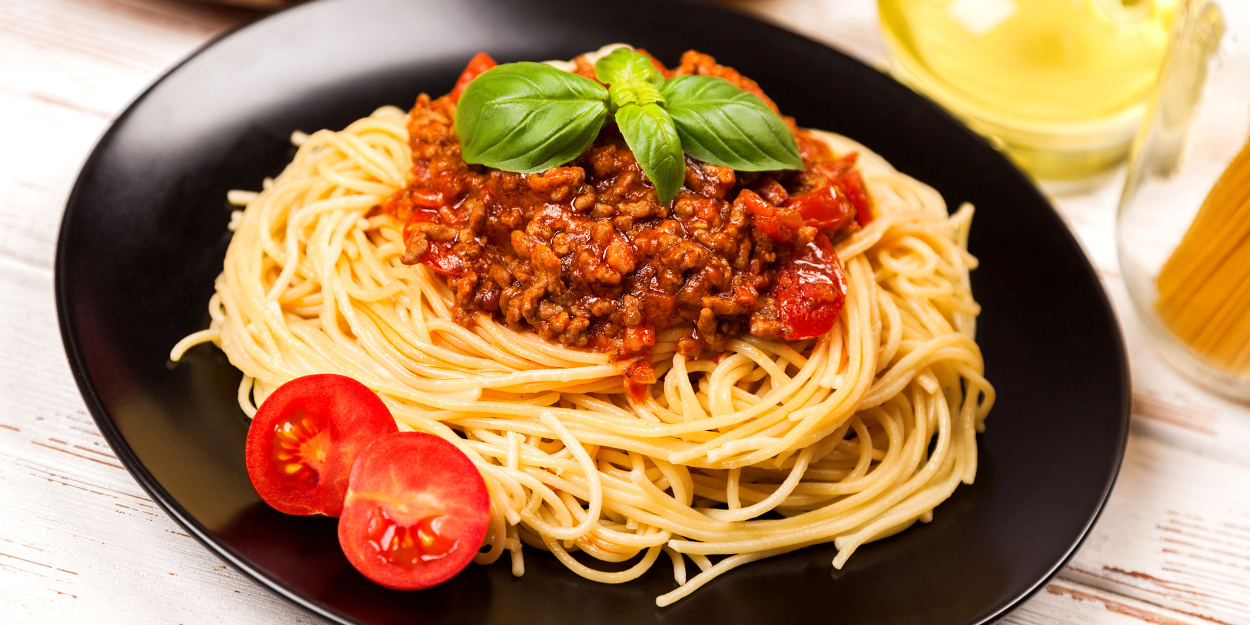
#> input picture 2_2025-2/2_mat-met-ras-obr/5-2_foto20260310.jpg, 2500 x 1250 px (shown at 1/2 size)
$ python 5-1_Trifonov_MMRO_PR5.py
#> lines starting #> are read from the running program, lines starting #| are printed output that depends on the picture
"""
Выполнил Дмитрий Трифонов
Студент 1 курса
группы 12-25РПм
Программная инженерия
"""

from PIL import Image, ImageDraw
import random

# Загрузка исходного изображения
img_path = "5-2_foto20260310.jpg"
img = Image.open(img_path)
#> img is the input picture: PIL image 2500x1250 RGB; mean R, G, B 172, 130.3, 88
width, height = img.size
#> width = 2500; height = 1250
print(f"Размер изображения: {width}x{height}")
#| Размер изображения: 2500x1250
print()

# Задание 1. Закраска части и всего изображения
print("=== Задание 1 ===")

# 1. Закраска области красным (0,0,100,100)
img1 = img.copy()
img1.paste((255, 0, 0), (0, 0, 100, 100))
print("1. Область закрашена красным")

img1.show()

# 2. Заливка всего зеленым
img2 = img.copy()
img2.paste((0, 128, 0), img2.getbbox())
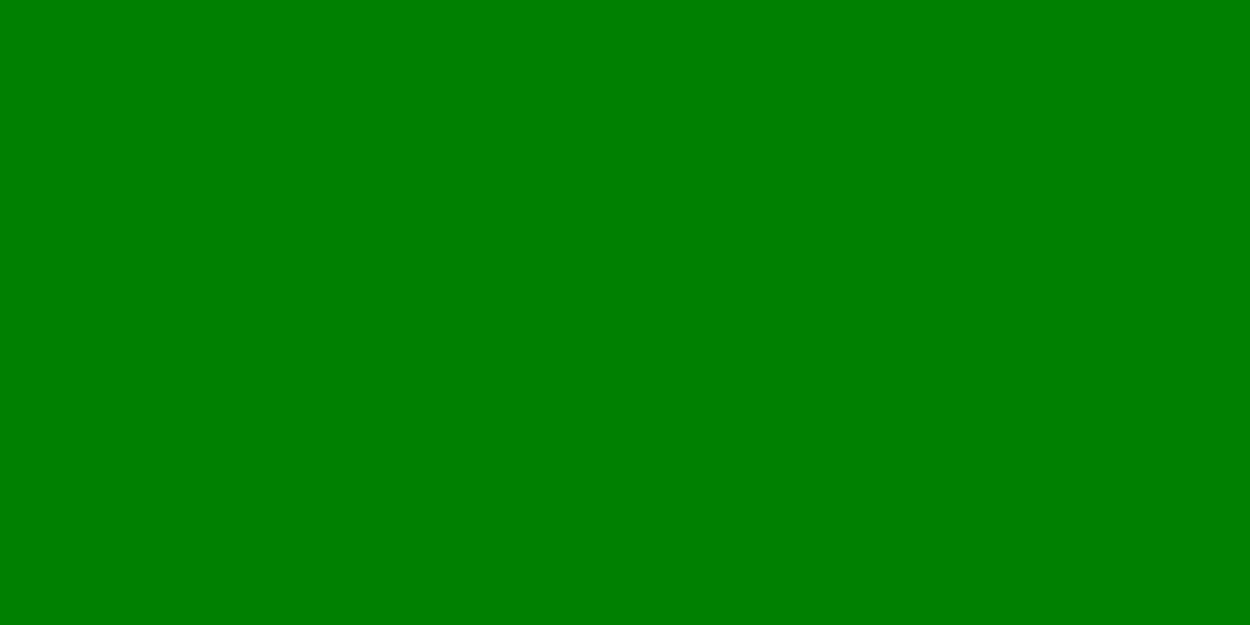
#> img2: PIL image 2500x1250 RGB (shown at 1/2 size); mean R, G, B 0, 128, 0
print("2. Все изображение залито зеленым")

img2.show()
print()

# Задание 2. Комбинированные манипуляции
print("=== Задание 2 ===")

# 1. Уменьшенная копия с красной рамкой, вставка в исходное
small_size = (width // 3, height // 3)
#> small_size = (833, 416)
img_small = img.resize(small_size)
frame_w = 8
frame_img = Image.new('RGB', (small_size[0] + 2 * frame_w, small_size[1] + 2 * frame_w), (255, 0, 0))
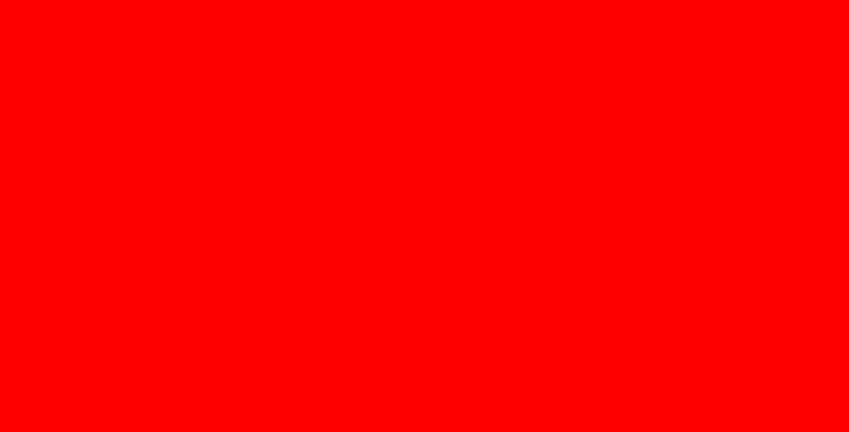
#> frame_img: PIL image 849x432 RGB; mean R, G, B 255, 0, 0
frame_img.paste(img_small, (frame_w, frame_w))
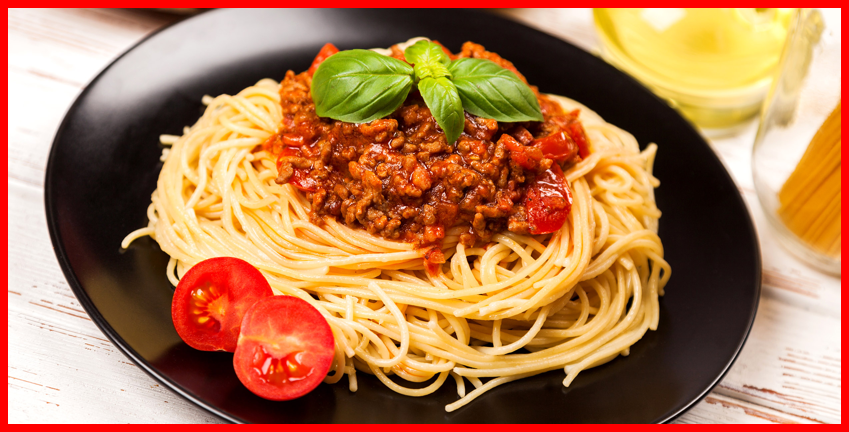
#> frame_img: PIL image 849x432 RGB; mean R, G, B 176.6, 123.1, 83.2
img21 = img.copy()
paste_x, paste_y = 50, 50
img21.paste(frame_img, (paste_x, paste_y))
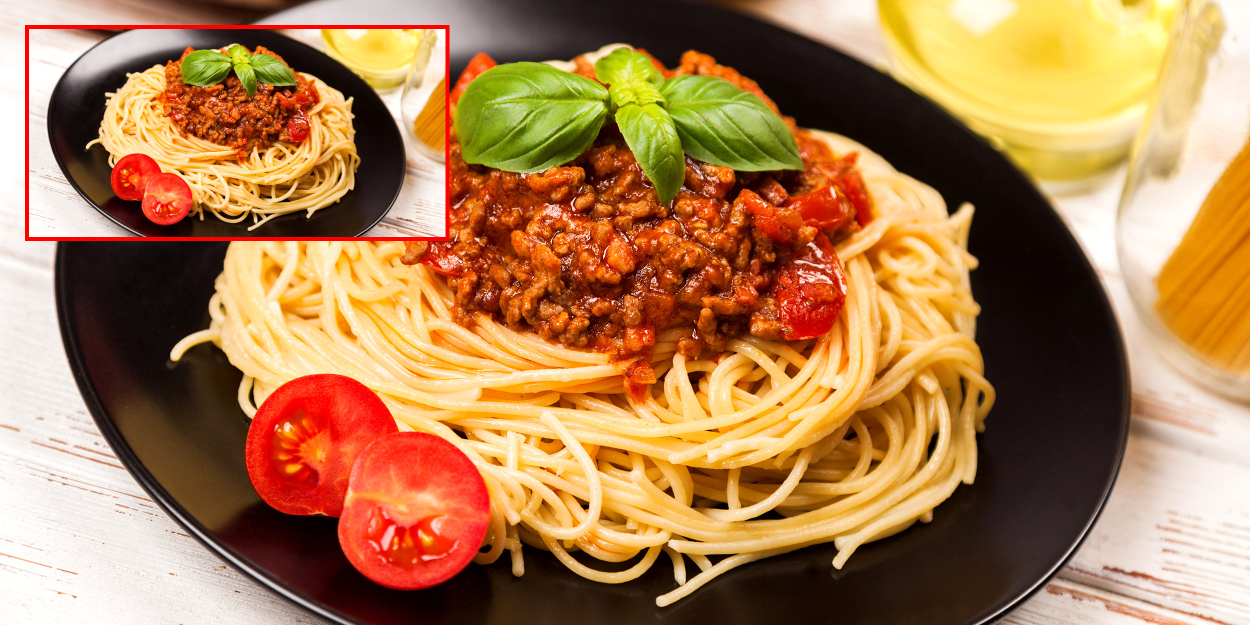
#> img21: PIL image 2500x1250 RGB (shown at 1/2 size); mean R, G, B 171.7, 126.5, 82
print("1. Уменьшенная копия с красной рамкой вставлена")

img21.show()

# 2. Белая полупрозрачная горизонтальная полоса 100px - исправлено
strip_h = 100
strip_pos_y = height // 2 - strip_h // 2
#> strip_pos_y = 575
img22 = img.copy()
# Создаем маску для прозрачности
mask = Image.new('L', (width, strip_h), 128)  # полупрозрачность
#> mask: PIL image 2500x100 L; every value is 128
strip_color = Image.new('RGB', (width, strip_h), (255, 255, 255))
#> strip_color: PIL image 2500x100 RGB; every value is 255
img22.paste(strip_color, (0, strip_pos_y), mask)
print("2. Белая полупрозрачная полоса показана")

img22.show()

# 3. Повернутая часть изображения
crop_box = (width//4, height//4, 3*width//4, 3*height//4)
#> crop_box = (625, 312, 1875, 937)
part = img.crop(crop_box).rotate(30, expand=True)
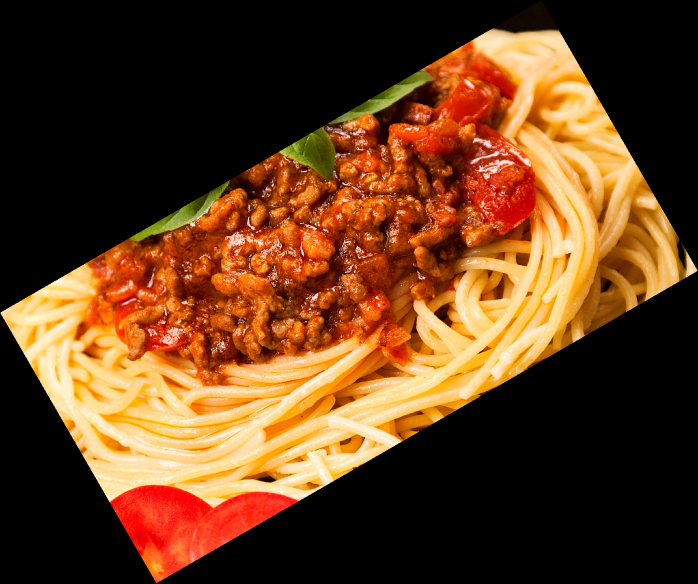
#> part: PIL image 1396x1167 RGB (shown at 1/2 size); mean R, G, B 100.3, 60.9, 29
img23 = img.copy()
paste_pos = (width - part.width - 20, 20)
#> paste_pos = (1084, 20)
img23.paste(part, paste_pos)
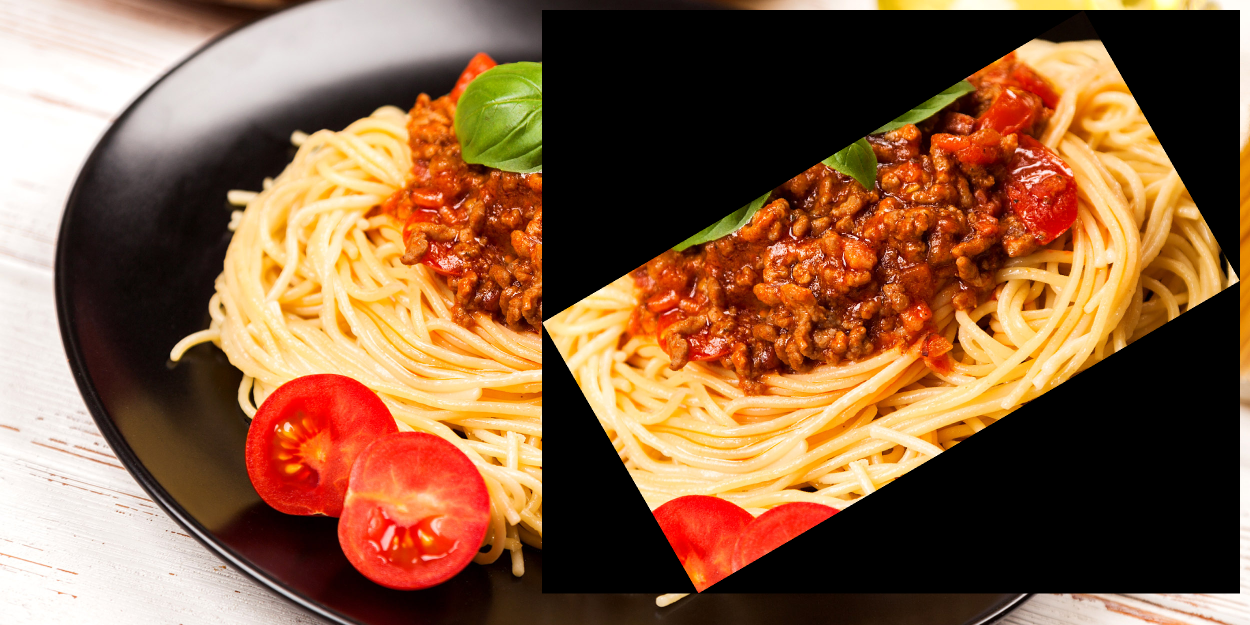
#> img23: PIL image 2500x1250 RGB (shown at 1/2 size); mean R, G, B 136.9, 96.6, 65.9
print("3. Повернутая центральная часть вставлена")

img23.show()
print()

# Задание 3. Симуляция кликов - ввод координат вручную
print("=== Задание 3 ===")
print("Случайный выбор координат (x y, например 150 200):")
points = []
for i in range(3):
    print(f"Точка {i+1} (x y): ")
    coords = [random.randint(0, 1000), random.randint(0, 1000)]
    x, y = int(coords[0]), int(coords[1])
    points.append((x, y))
    print(f"Точка {i+1}: ({x}, {y})")

# Показываем точки на изображении
img3 = img.copy()
draw3 = ImageDraw.Draw(img3)
for x, y in points:
    draw3.ellipse((x-5, y-5, x+5, y+5), fill='red', outline='yellow', width=20)
print("Изображение с отмеченными точками")

img3.show()
print()

# Задание 4. Рисование точек и линий
print("=== Задание 4 ===")
img4 = img.copy()
draw4 = ImageDraw.Draw(img4)

# Точки
points4 = [(100, 100), (300, 150), (200, 300), (400, 200)]
colors = ['red', 'blue', 'green', 'magenta']
for i, (x, y) in enumerate(points4):
    draw4.ellipse((x-8, y-8, x+8, y+8), fill=colors[i])

# Линии между точками
for i in range(len(points4)):
    x1, y1 = points4[i]
    x2, y2 = points4[(i+1) % len(points4)]
    draw4.line((x1, y1, x2, y2), fill='yellow', width=4)

print("4. Точки и линии нарисованы")

img4.show()
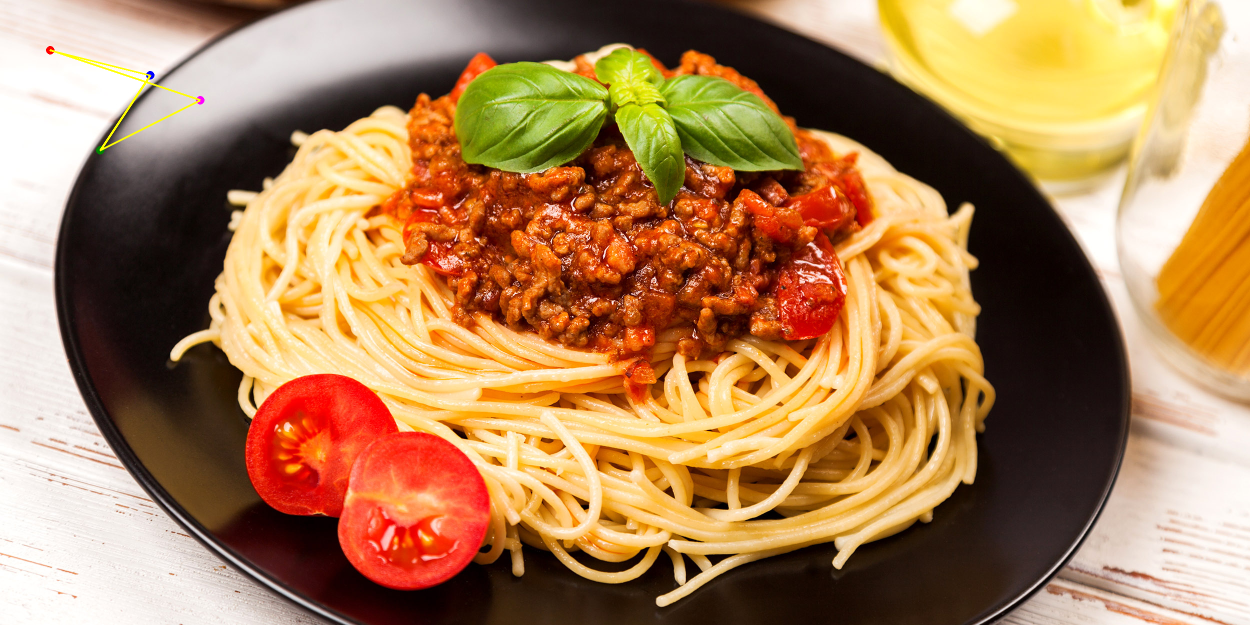
#> shown: PIL image 2500x1250 RGB (shown at 1/2 size); mean R, G, B 172, 130.4, 87.8

print("\nВсе задания выполнены!")
